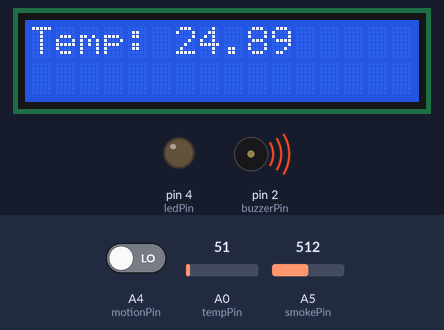
The sketch below on a simulated Arduino Uno, built with avr-gcc and run on an emulated ATmega328P. Parts: 16×2 character LCD, output pins drawn as LEDs (lit = HIGH), buzzer (waves = sounding, pin HIGH). The inputs (shaded band) are chosen by the test bench; at power-on: A4 (motionPin) LOW, A5 (smokePin) = 512, A0 (tempPin) = 51. The modem accepts every AT command (registered, SIM ready, sends succeed) and sends nothing else; what the sketch prints to the serial monitor is not drawn.

Above: at 18.8 s.
18.9 s: A4 (motionPin) driven HIGH
At 20.8 s:
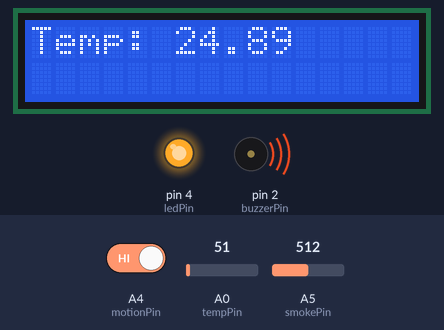
21.1 s: A5 (smokePin) set to 208
22.9 s: A5 (smokePin) set to 185
At 24.7 s:
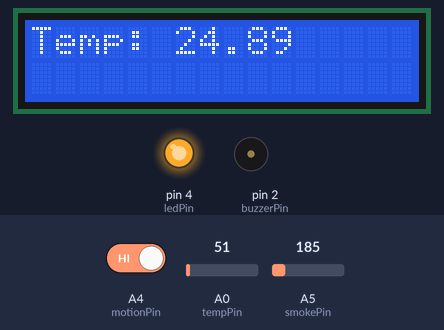
25.2 s: A0 (tempPin) set to 61
At 26.9 s:
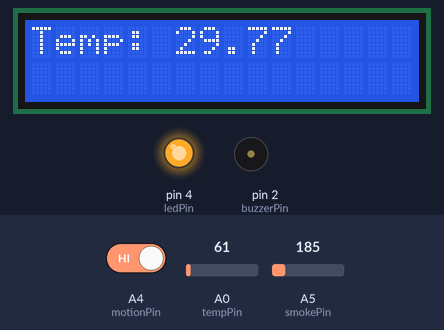
27.2 s: A4 (motionPin) driven LOW
At 28.2 s:
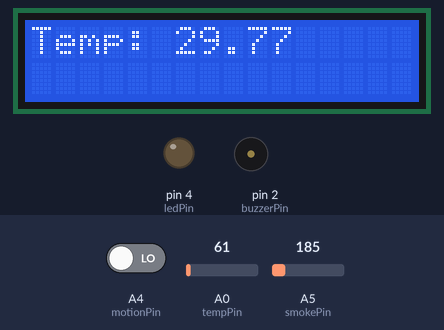
29.2 s: A0 (tempPin) set to 71
At 30.6 s:
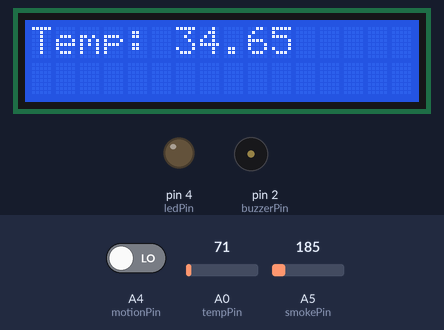
Timing chart, 0 to 32.2 s (numbered marks = the images above; inputs shaded):
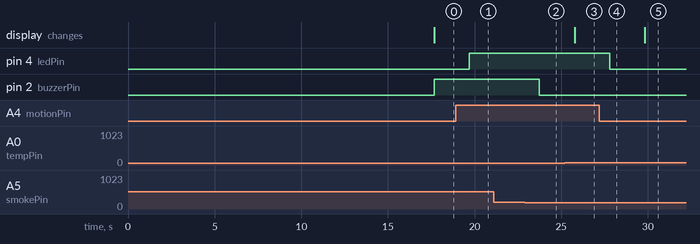

The sketch:

Remote_IoT_Monitoring_and_Control.ino
```cpp
#include <SoftwareSerial.h>
#include <LiquidCrystal.h>

void LCD_Init();

// Sensor Handlers
void Smoke_Sensor_Handler();
void Temp_Sensor_Handler();
void Motion_Sensor_Handler();

// ESP
void ESP_Init();
void ESP_Handler();
String ESP_Send(String command, const int timeout, boolean debug);
String Web_Server();

// ESP8266
#define rxPin 12
#define txPin 13
SoftwareSerial esp8266(rxPin,txPin);
#define serialCommunicationSpeed 9600
#define DEBUG true

// Sensors
#define buzzerPin 2
#define smokePin A5
#define ledPin 4
#define motionPin A4
#define tempPin A0


// LCD
#define rs 6
#define enable 7
#define d4 8
#define d5 9
#define d6 10
#define d7 11
LiquidCrystal lcd(rs, enable, d4, d5, d6, d7);


#define TEMP_CRITICAL 50
#define SMOKE_CRITICAL 200

int smokeValue = 0;
float tempvalue = 0;
bool motionDetected = 0;

void Smoke_Sensor_Handler(){
  smokeValue = analogRead(smokePin);
  Serial.print("Smoke Detected: ");
  Serial.println(smokeValue);

  digitalWrite(buzzerPin, smokeValue > SMOKE_CRITICAL);
}

void Temp_Sensor_Handler(){
  tempvalue = (analogRead(tempPin) * 4.88); /* Convert adc value to equivalent voltage */
  tempvalue = (tempvalue/10); /* LM35 gives output of 10mv/°C */
  Serial.print("Temperature = ");
  Serial.print(tempvalue);
  Serial.print(" Degree Celsius\n");

  // Print Temp
  lcd.clear();
  lcd.print("Temp: ");
  lcd.print(tempvalue);
}

void Motion_Sensor_Handler(){
  Serial.print("Motion Detected: ");
  motionDetected = digitalRead(motionPin);
  Serial.println(motionDetected);

  // LEd on/off
  digitalWrite(ledPin, motionDetected);
}

void ESP_Init()
{
  // set the data rate for the SoftwareSerial port
  esp8266.begin(serialCommunicationSpeed);

  // Reset module
  ESP_Send("AT+RST\r\n", 2000, DEBUG);

  // Connect to WIFI
  ESP_Send("AT+CWJAP=\"Kirlos\",\"helloworld\"\r\n", 2000, DEBUG);
  delay (3000);

  // Set mode to connect to WIFI
  ESP_Send("AT+CWMODE=1\r\n", 1500, DEBUG);
  delay (1500);

  // Get IP Address
  ESP_Send("AT+CIFSR\r\n", 1500, DEBUG);
  delay (1500);

  // Set for multiple connections
  ESP_Send("AT+CIPMUX=1\r\n", 1500, DEBUG);
  delay (1500);

  // Set as a server on port 80
  ESP_Send("AT+CIPSERVER=1,80\r\n", 1500, DEBUG);
}

void LCD_Init(){
  lcd.begin(16,2);
  lcd.setCursor(0,0);
}

void setup()
{
  // Set data rate for arduino
  Serial.begin(serialCommunicationSpeed);

  ESP_Init();
  LCD_Init();

  // Sensors modes
  pinMode(smokePin, INPUT);
  pinMode(tempPin, INPUT);
  pinMode(motionPin, INPUT);

  // blalblalal modes
  pinMode(buzzerPin, OUTPUT);
  pinMode(ledPin, OUTPUT);
  //pinMode(switchPin, INPUT);
}

void loop()
{
  Temp_Sensor_Handler();
  Smoke_Sensor_Handler();
  Motion_Sensor_Handler();
  ESP_Handler();

  delay(1000);
}


void ESP_Handler(){
  // returns the number of bytes available for reading (in buffer)
  if(esp8266.available())
  {
    if(esp8266.find("+IPD,"))
    {
      delay(1000);
      int connectionId = esp8266.read() - '0';
      String cipSend = "AT+CIPSEND=";
      cipSend += connectionId;
      cipSend += ",";
      String webpage = Web_Server();
      cipSend += webpage.length();
      cipSend += "\r\n";

      ESP_Send(cipSend,1000,DEBUG);
      ESP_Send(webpage,1000,DEBUG);

      String closeCommand = "AT+CIPCLOSE=";
      closeCommand+=connectionId; // append connection id
      closeCommand+="\r\n";
      ESP_Send(closeCommand,3000,DEBUG);
    }
  }
}

String Web_Server(){
  String webServer = "<!DOCTYPE HTML><html><head><meta name=\"viewport\" content=\"width=device-width, initial-scale=1\"><link rel=\"stylesheet\" href=\"https://use.fontawesome.com/releases/v5.7.2/css/all.css\" integrity=\"sha384-fnmOCqbTlWIlj8LyTjo7mOUStjsKC4pOpQbqyi7RrhN7udi9RwhKkMHpvLbHG9Sr\" crossorigin=\"anonymous\"><style>html{font-family: Arial;display: inline-block;margin: 0px auto;text-align: center;}h2 { font-size: 3.0rem; }p { font-size: 3.0rem; }.units { font-size: 1.2rem; }.dht-labels{font-size: 1.5rem;vertical-align:middle;}.button{height: 70px;padding: 10;background: #059e8a;border: black;font-family: Arial;font-size: 30px;font-weight: 500;}.button:hover{background: #008168;}</style></head><body><h2>ESP8266 DHT Server</h2><p><i class=\"fas fa-thermometer-half\" style=\"color:#059e8a;\"></i><span class=\"dht-labels\">Temperature</span><span id=\"temperature\">%TEMP%</span><sup class=\"units\">&deg;C</sup></p><p><i class=\"fas fa-joint\" style=\"color:#black;\"></i><span class=\"dht-labels\">Smoke</span><span id=\"smoke\">%SMOKE%</span></p><p><i class=\"fab fa-jenkins\" style=\"color:#black;\"></i><span class=\"dht-labels\">Motion Detected</span><span id=\"yes_or_no\">%YN%</span></p><button type=\"button\" class=\"button\" value=\"LedOff\"><span class=\"button_text\">Led</span><span id=\"off_or_on\">%off_or_on%</span></button></body><script>";

  return webServer;
}

String ESP_Send(String data, const int timeout, boolean debug)
{
    String response = "";
    esp8266.print(data);
    long int time = millis();
    while( (time+timeout) > millis())
    {
    while(esp8266.available())
    {
      char c = esp8266.read();
      response+=c;
    }
    }
    if(debug)
    {
    Serial.print(response);
    }
    return response;
}
```

Measured:
- the behaviour switches between 201 and 200 on A5 (smokePin) (found by bisection; images 1 and 2)
- after the input at 18.9 s, pin 4 (ledPin): LOW → HIGH after 0.80 s
- after the input at 21.1 s, every drawn part: stays the same
- after the input at 22.9 s, pin 2 (buzzerPin): HIGH → LOW after 0.84 s
- after the input at 25.2 s, the display: changes after 0.57 s (image 3)
- after the input at 27.2 s, pin 4 (ledPin): HIGH → LOW after 0.59 s
- after the input at 29.2 s, the display: changes after 0.61 s (image 5)
